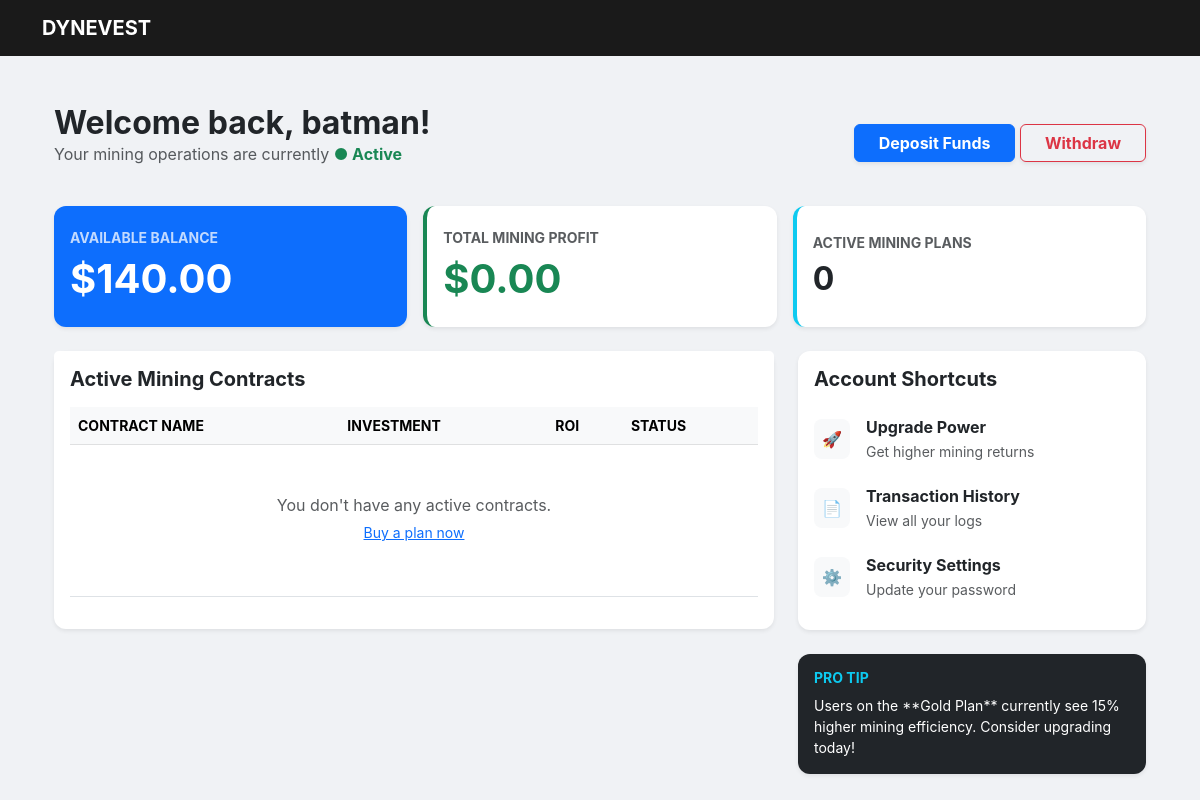
Page /dashboard/ (signed in) on the earlier database version.
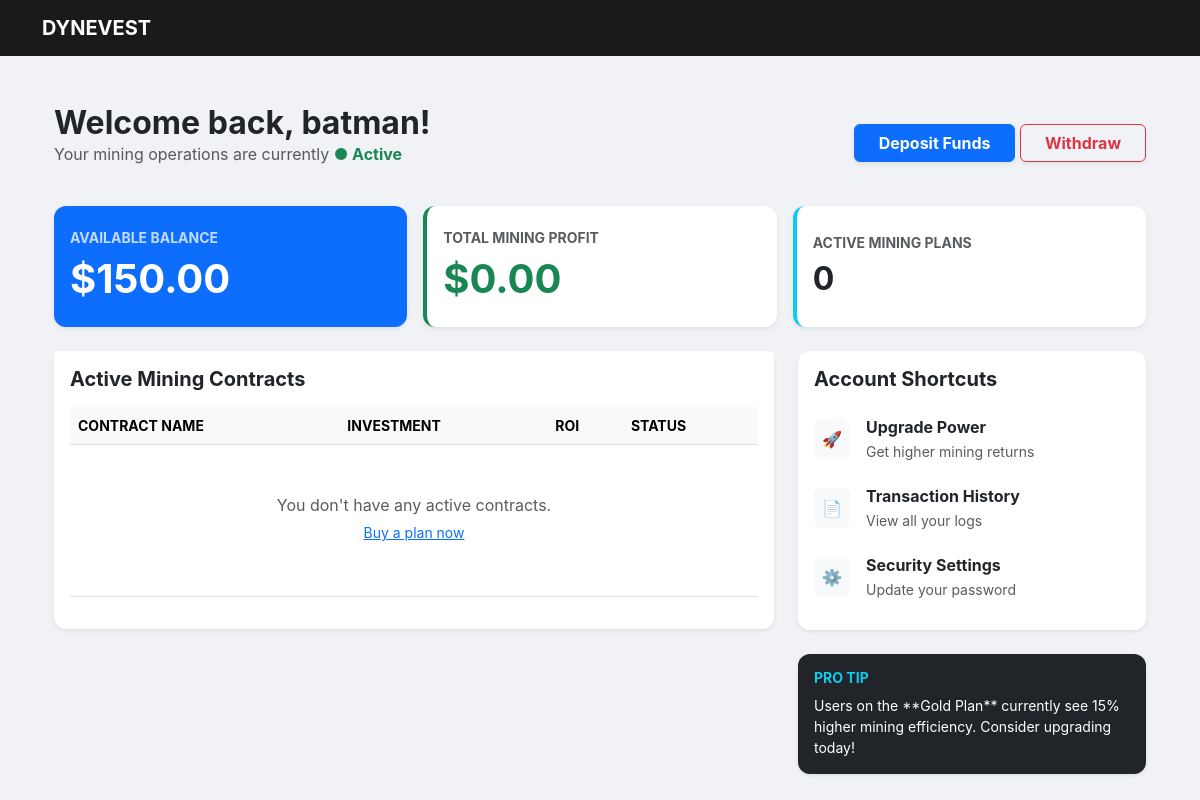
Same page on the later database version.
### core/models.py (models this page shows, shortened)
class Profile(models.Model):
    user = models.OneToOneField(User, on_delete=models.CASCADE)
    balance = models.DecimalField(max_digits=10, decimal_places=2, default=0.00)
    total_profit = models.DecimalField(max_digits=10, decimal_places=2, default=0.00)

### core/views.py (the view)
# urls.py: path('dashboard/', views.dashboard_view, name='dashboard'), # Our new Dashboard
@login_required
def dashboard_view(request):
    profile = request.user.profile
    deposits = Deposit.objects.filter(user=request.user).order_by('-created_at')
    active_investments = Investment.objects.filter(user=request.user, is_active=True)
    return render(request, 'core/dashboard.html', {
        'profile': profile,
        'deposits': deposits,
        'active_investments': active_investments # Pass this to the template
    })

### core/templates/core/dashboard.html (shortened to what this page needs)
{% extends 'core/base.html' %}
{% block content %}
<div class="container py-4">
    <div class="d-flex flex-column flex-md-row justify-content-between align-items-md-center mb-4">
        <div>
            <h2 class="fw-bold text-dark mb-0">Welcome back, {{ request.user.username }}!</h2>
            <p class="text-muted">Your mining operations are currently <span class="text-success fw-bold">●
                    Active</span></p>
        </div>
        <div class="mt-3 mt-md-0">
            <a href="{% url 'deposit' %}" class="btn btn-primary px-4 shadow-sm fw-bold">Deposit Funds</a>
            <a href="{% url 'withdraw' %}" class="btn btn-outline-danger px-4 shadow-sm fw-bold">Withdraw</a>
        </div>
    </div>
    <div class="row g-3 mb-4">
        <div class="col-md-4">
            <div class="card border-0 shadow-sm bg-primary text-white h-100">
                <div class="card-body d-flex flex-column justify-content-center py-4">
                    <h6 class="text-uppercase small fw-bold opacity-75 mb-2">Available Balance</h6>
                    <h1 class="mb-0 fw-bold">${{ profile.balance }}</h1>
                </div>
            </div>
        </div>
        <div class="col-md-4">
            <div class="card border-0 shadow-sm h-100 border-start border-success border-4">
                <div class="card-body d-flex flex-column justify-content-center py-4">
                    <h6 class="text-uppercase small fw-bold text-muted mb-2">Total Mining Profit</h6>
                    <h1 class="mb-0 text-success fw-bold">${{ profile.total_profit }}</h1>
                </div>
            </div>
        </div>
        <div class="col-md-4">
            <div class="card border-0 shadow-sm h-100 border-start border-info border-4">
                <div class="card-body d-flex flex-column justify-content-center py-4">
                    <h6 class="text-uppercase small fw-bold text-muted mb-2">Active Mining Plans</h6>
                    <h2 class="mb-0 fw-bold text-dark">{{ active_investments.count }}</h2>
                </div>
            </div>
        </div>
    </div>
    <div class="row">
        <div class="col-lg-8">
            <div class="card border-0 shadow-sm mb-4">
                <div class="card-header bg-white py-3 border-bottom-0">
                    <h5 class="mb-0 fw-bold">Active Mining Contracts</h5>
                </div>
                <div class="card-body pt-0">
                    <div class="table-responsive">
                        <table class="table align-middle">
                            <thead class="table-light">
                                <tr class="small text-muted text-uppercase">
                                    <th>Contract Name</th>
                                    <th>Investment</th>
                                    <th>ROI</th>
                                    <th>Status</th>
                                </tr>
                            </thead>
                            <tbody>
                                {% for inv in active_investments %}
                                <tr>
                                    <td>
                                        <div class="fw-bold text-dark">{{ inv.plan.name }}</div>
                                        <small class="text-muted">ID: #00{{ inv.id }}</small>
                                    </td>
                                    <td class="fw-bold">${{ inv.amount }}</td>
                                    <td><span class="text-success font-monospace">+{{ inv.plan.roi_percentage }}%</span>
                                    </td>
                                    <td>
                                        <span
                                            class="badge rounded-pill bg-success bg-opacity-10 text-success border border-success px-3">
                                            Mining...
                                        </span>
                                    </td>
                                </tr>
                                {% empty %}
                                <tr>
                                    <td colspan="4" class="text-center py-5">
                                        <p class="text-muted mb-0">You don't have any active contracts.</p>
                                        <a href="{% url 'plans' %}" class="btn btn-link btn-sm">Buy a plan now</a>
                                    </td>
                                </tr>
                                {% endfor %}
                            </tbody>
                        </table>
                    </div>
                </div>
            </div>
        </div>
        <div class="col-lg-4">
            <div class="card border-0 shadow-sm mb-4">
                <div class="card-body">
                    <h5 class="fw-bold mb-3">Account Shortcuts</h5>
                    <div class="list-group list-group-flush">
                        <a href="{% url 'plans' %}"
                            class="list-group-item list-group-item-action border-0 px-0 d-flex align-items-center">
                            <div class="bg-light p-2 rounded-3 me-3">🚀</div>
                            <div>
                                <div class="fw-bold">Upgrade Power</div>
                                <small class="text-muted">Get higher mining returns</small>
                            </div>
                        </a>
                        <a href="{% url 'transactions' %}"
                            class="list-group-item list-group-item-action border-0 px-0 d-flex align-items-center">
                            <div class="bg-light p-2 rounded-3 me-3">📄</div>
                            <div>
                                <div class="fw-bold">Transaction History</div>
                                <small class="text-muted">View all your logs</small>
                            </div>
                        </a>
                        <a href="#"
                            class="list-group-item list-group-item-action border-0 px-0 d-flex align-items-center">
                            <div class="bg-light p-2 rounded-3 me-3">⚙️</div>
                            <div>
                                <div class="fw-bold">Security Settings</div>
                                <small class="text-muted">Update your password</small>
                            </div>
                        </a>
                    </div>
                </div>
            </div>
            <div class="card bg-dark text-white border-0 shadow-sm">
                <div class="card-body">
                    <h6 class="fw-bold small text-uppercase text-info">Pro Tip</h6>
                    <p class="small mb-0">Users on the **Gold Plan** currently see 15% higher mining efficiency.
                        Consider upgrading today!</p>
                </div>
            </div>
        </div>
    </div>
</div>
{% endblock %}

### core/templates/core/base.html (shortened to what this page needs)
<!DOCTYPE html>
<html lang="en">
<head>
    <link href="https://cdn.jsdelivr.net/npm/bootstrap@5.3.0/dist/css/bootstrap.min.css" rel="stylesheet">
</head>
<body>
    <nav class="navbar navbar-expand-lg navbar-dark mb-4">
        <div class="container">
            <a class="navbar-brand fw-bold" href="#">DYNEVEST</a>
        </div>
    </nav>
    <div class="container">
        {% block content %}{% endblock %}
    </div>
</body>
</html>

### core/templates/core/base.html (style rules this page uses)
body { background-color: #f8f9fa; }
.navbar { background-color: #1a1a1a; }

### core/templates/core/dashboard.html (style rules this page uses)
body { background-color: #f0f2f5; font-family: 'Inter', sans-serif; }
.card { border-radius: 12px; }
.list-group-item { transition: all 0.2s; border-radius: 8px !important; margin-bottom: 5px; }

Differences in the rows shown:
changed Profile: balance "140.00" → "150.00"
